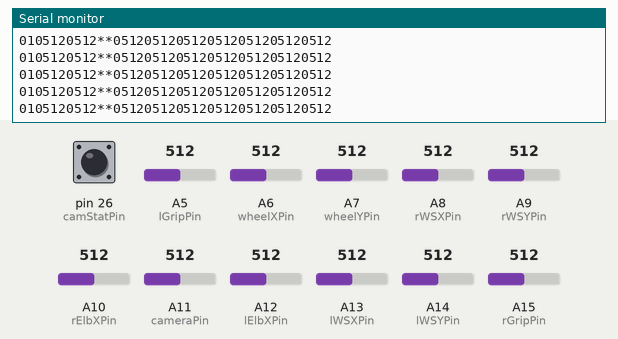
Simulated run of this sketch. Board: Arduino Mega 2560, built with avr-gcc and run on an emulated ATmega2560. Parts: the last lines printed to the serial monitor. The test bench sets the inputs (shaded band); at power-on: A9 (rWSYPin) = 512, A14 (lWSYPin) = 512, pin 26 (camStatPin) HIGH, A5 (lGripPin) = 512, A6 (wheelXPin) = 512, A7 (wheelYPin) = 512, A8 (rWSXPin) = 512, A10 (rElbXPin) = 512, A11 (cameraPin) = 512, A12 (lElbXPin) = 512, A13 (lWSXPin) = 512, A15 (rGripPin) = 512. No radio packets arrive unless stated.

Above: at 1.2 s.
1.3 s: A9 (rWSYPin) set to 460
2.8 s: A9 (rWSYPin) set to 435
At 2.9 s:
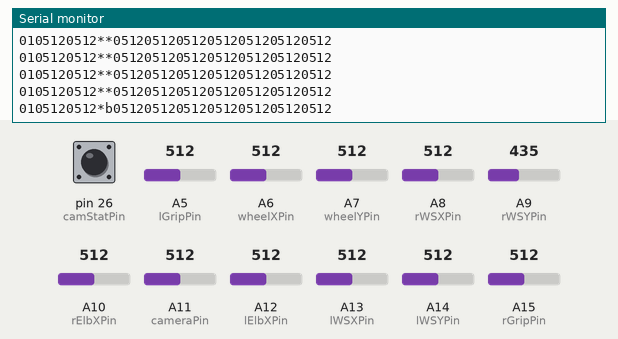
4.8 s: A14 (lWSYPin) set to 466
At 4.82 s:
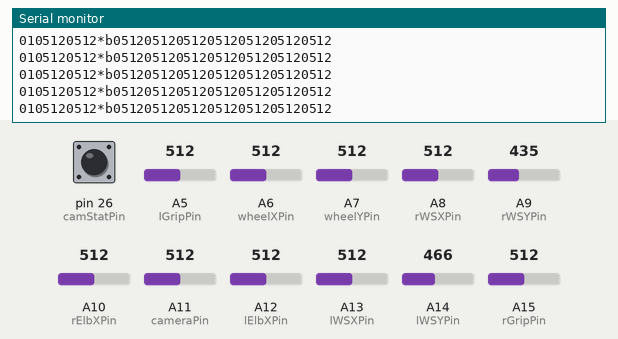
6.3 s: A14 (lWSYPin) set to 434
At 6.4 s:
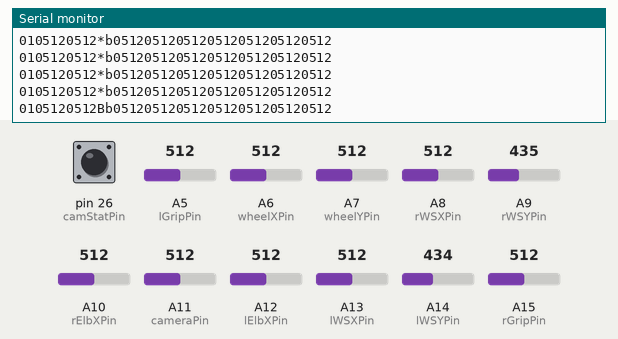

The sketch:

JOYSTICK_TRANSMITTER2.ino
```cpp
/*Arduino JOYSTICK CONTROLLED CAR (TRANSMITTER)

YOU HAVE TO INSTALL THE RF24 LIBRARY BEFORE UPLOADING THE CODE
   https://github.com/tmrh20/RF24/
*/
#include <SPI.h>
#include <nRF24L01.h>
#include <RF24.h>

RF24 radio(7,8); // CE, CSN
const byte address[6] = "00001";
String sentData;

#define cameraPin A11
#define camStatPin 26
#define rGripPin A15
#define lGripPin A5
#define wheelXPin A6
#define wheelYPin A7
#define lWSXPin A13
#define lWSYPin A14
#define rWSXPin A8
#define rWSYPin A9
#define lElbXPin A12
#define rElbXPin A10

String camera, camStat, rGrip,lGrip, wheelX,wheelY,lWSX, lWSY, rWSX, rWSY, lElbX, lElbY, rElbX, rElbY;

void setup() {

  digitalWrite(camStatPin, HIGH);
  Serial.begin(9600);
  radio.begin();
  radio.openWritingPipe(address);
  radio.setPALevel(RF24_PA_MIN);
  radio.stopListening();

}
void loop() {
  //Clear the string at the beginning of each iteration
  sentData = String();

  camera = analogRead(cameraPin);
  rGrip = analogRead(rGripPin);
  lGrip = analogRead(lGripPin);
  wheelX = analogRead(wheelXPin);
  wheelY = analogRead(wheelYPin);
  lWSX = analogRead(lWSXPin);
  lWSY = analogRead(lWSYPin);
  rWSX = analogRead(rWSXPin);
  rWSY = analogRead(rWSYPin);
  lElbX = analogRead(lElbXPin);
  rElbX = analogRead(rElbXPin);


  //Build 40 character string index by index
  sentData += "0";   //Index 0

  sentData += String(digitalRead(camStatPin));   //Index 1

  // wheelX value     //Indices 2 3 4 5
  sentData += leadingZeros(wheelX, 4);
  // wheelY value     //Indices 6 7 8 9
  sentData += leadingZeros(wheelY, 4);

  //Left Waist/Base Rotation    Index 10
  if(lWSY.toInt()<450)  sentData += "B";//right
  else if (lWSY.toInt()>600)  sentData += "A"; //left
  else sentData += "*";

  //Right Waist/Base Rotation       Index 11
  if(rWSY.toInt()<450)  sentData += "b";//right
  else if (rWSY.toInt()>600)  sentData += "a";//left
  else sentData += "*";

  //Left Shoulder Up/Down     Index 12 13 14 15
  sentData += leadingZeros(lWSX,4);

  //Right Shoulder Up/Down        Index 16 17 18 19
  sentData += leadingZeros(rWSX,4);

  //Left Elbow Up/Down          Index 20 21 22 23
  sentData += leadingZeros(lElbX,4);

  //Right Elbow Up/Down         Index 24 25 26 27
   sentData += leadingZeros(rElbX,4);

    //Left Gripper Close/Open          Index 28 29 30 31
    sentData += leadingZeros(lGrip,4);

  //Right Gripper Close/Open         Index 32 33 34 35
    sentData += leadingZeros(rGrip,4);

  // camera value       Indices 36 37 38 39
  sentData += leadingZeros(camera, 4);

  delay(10);
  Serial.print(sentData); // Send the array data (X value) to the other NRF24L01 modile
  Serial.print("\n");
  const char sentDataC[41] = "";
  sentData.toCharArray(sentDataC,sizeof(sentDataC));
  radio.write(&sentDataC, sizeof(sentDataC));
  delay(10);
}

String leadingZeros(String x, int lim){
  while(x.length()<lim)
    {x="0"+x;}
     return x;
  }

 int anRead(int pin){
  int sum = 0;
  for(int i = 0;i<5; i++){ sum += analogRead(pin);}
  return int(sum/5);
  }
```

Measured:
- the behaviour switches between 450 and 449 on A9 (rWSYPin) (found by bisection; images 0 and 1)
- the behaviour switches between 450 and 449 on A14 (lWSYPin) (found by bisection; images 2 and 3)
- after the input at 2.8 s, the serial monitor: prints a new line after 0.08 s (image 1)
- after the input at 6.3 s, the serial monitor: prints a new line after 0.07 s (image 3)
